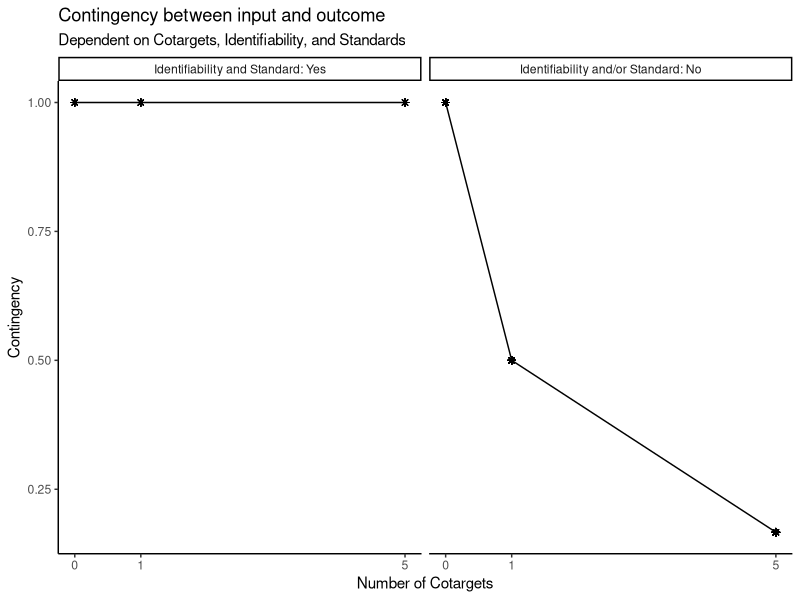
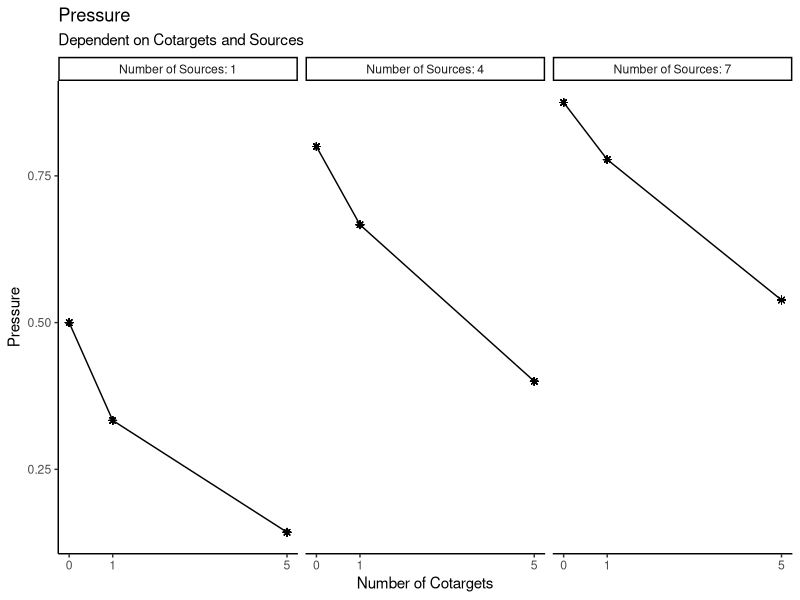
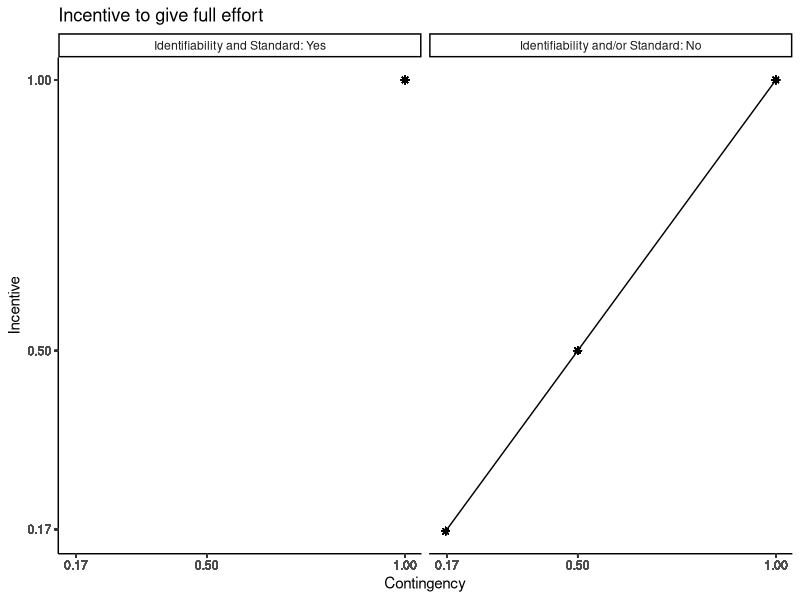
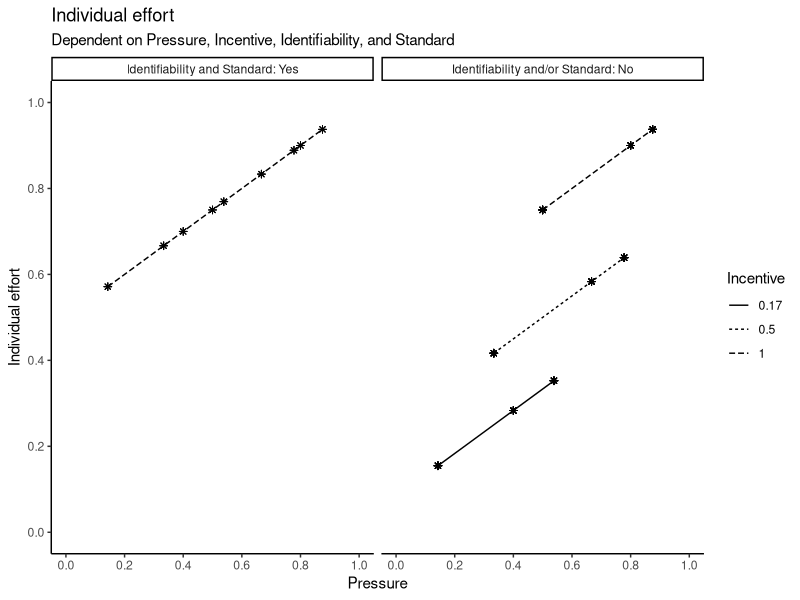
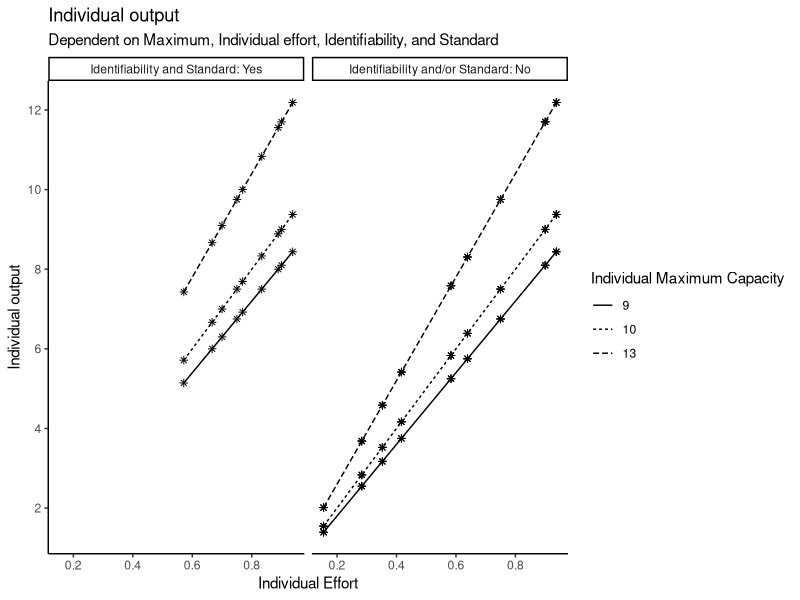
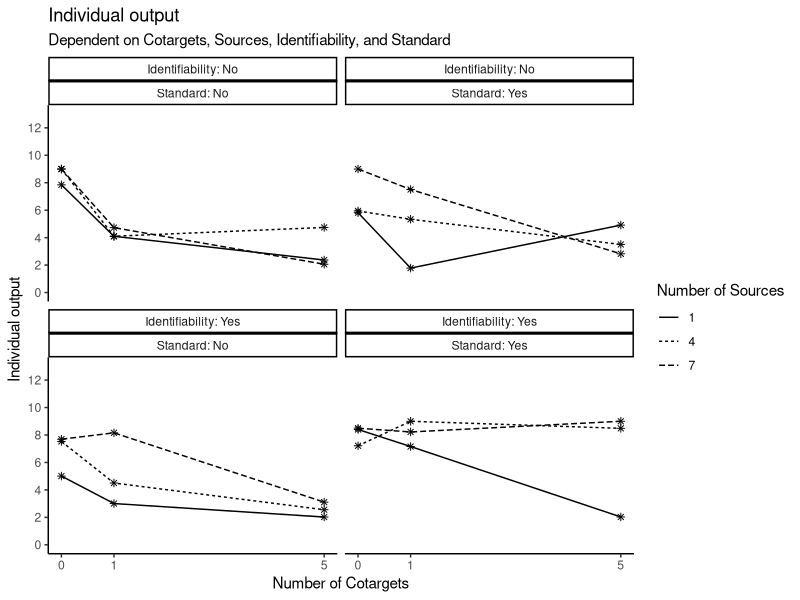
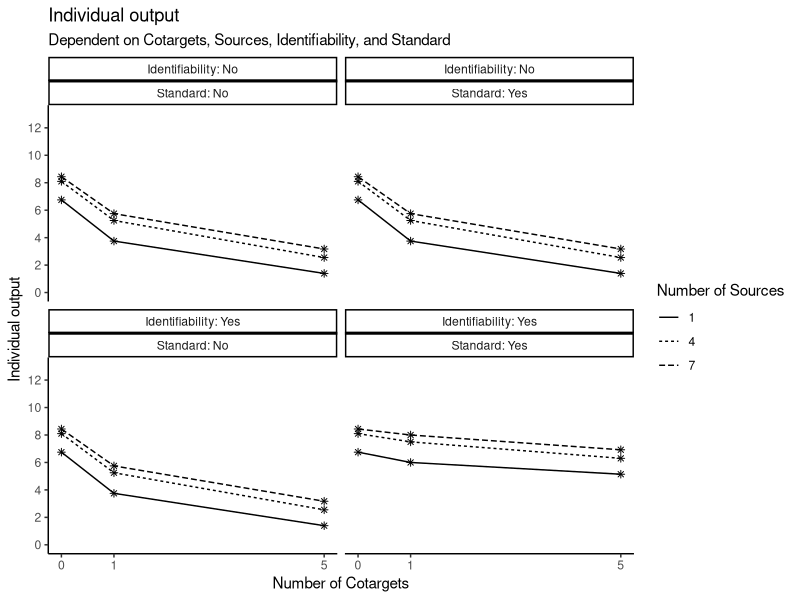
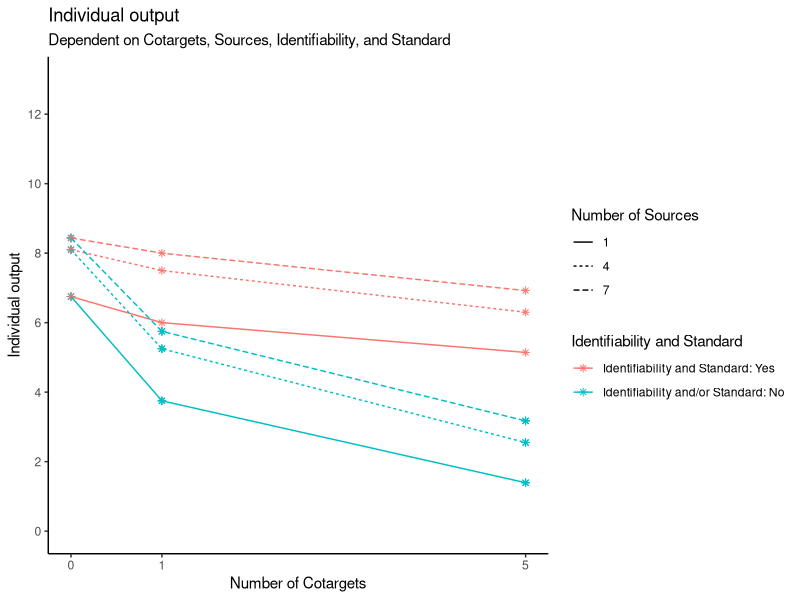

The R source for these figures, in order:
###Creating of the base functions to compute the outcome of the simulation later on

# install the necessary libraries, if not already done
install.packages("ggplot2")
install.packages("dplyr")
install.packages("multcomp")

# load the necessary libraries
library(ggplot2)
library(dplyr)
library(multcomp)


#' p1 Compute the contingency between input and outcome
#' 
#' If ID and SA are given, CON is, independent of CT, 1. 
#' If ID and/or SA are not given, CON decreases with increasing CT, 
#' whereby the nth CT has less effect than the (1-n)th one.
#' 
#' @param CT number of people who are also viewed as targets of social pressure. Ranges from 0 to infinite (discrete)
#' @param ID identifiability of individual scores/outputs. Binary with 0 (no identifiability) and 1 (identifiability)
#' @param SA standard available for comparison. Binary with 0 (no standard available) and 1 (standard available)
#' 
#' @return (CON) contingency between input and outcome. Ranges from 0 to 1 (continuous)

get_CON <- function(CT, ID, SA) {
  n <- CT + 1
  CON <- ID * SA + (1 - ID * SA) * 1/n
  return(CON)
}

# (example) check vectorized form:
CT <- c(0, 1, 5)
ID <- c(0, 1)
SA <- c(0, 1)
CON <- get_CON(CT, ID, SA)
CON

# (example) create data for CT, ID, SA, S, and MC 
plot_data <- expand.grid(
  CT = c(0, 1, 5),
  ID = c(0, 1),
  SA = c(0, 1),
  S = c(1, 4, 7),
  MC = c(9, 10, 13)
)

# (example) compute CON from the CT, ID, and SA data
plot_data$CON <- get_CON(
  CT = plot_data$CT,
  ID = plot_data$ID,
  SA = plot_data$SA
)

# (example) create an extra column for the plotting - label
plot_data$ID_SA_label <- paste("Identifiability:", plot_data$ID, "Standards:", plot_data$SA)
plot_data$ID_SA_label <- ifelse(
  plot_data$ID == 1 & plot_data$SA == 1,
  "Identifiability and Standard: Yes",
  "Identifiability and/or Standard: No")

# (example) plot a visual graph for the p1-function
ggplot(plot_data, aes(x = CT, y = CON)) +
  geom_point(shape = 8) +
  facet_wrap(~plot_data$ID_SA_label) +
  labs(title = "Contingency between input and outcome", subtitle = "Dependent on Cotargets, Identifiability, and Standards", y = "Contingency", x = "Number of Cotargets") +
  scale_x_continuous(limits = c(0, 5), breaks = c(0, 1, 5)) +
  theme_classic() +
  geom_line()


#' p2 compute the social pressure on each given target member of the group
#' 
#' P drops with increasing CT and grows with increasing S, 
#' whereby the nth CT and/or S has less effect than the (1-n)th one.
#' 
#' @param CT number of people who are also viewed as targets of social impact. Ranges from 0 to infinite (discrete)
#' @param S number of people viewed as source of social pressure. Ranges from 0 to infinite (discrete)
#' 
#' @return (P) social pressure. Ranges from 0 to 1 (continuous)

get_P <- function (CT, S) {
  P <- S/(S+CT+1)
  return(P)
}

# (example) check vectorized form:
CT <- c(0, 1, 5)
S <- c(1, 4, 7)
P <- get_P(CT, S)
P

# (example) data for CT and S 
plot_data

# (example) compute pressure from CT and S
plot_data$P <- get_P(
  CT = plot_data$CT,
  S = plot_data$S
)

# (example) create an extra column for the plotting
plot_data$S_label <- paste("Number of Sources:", plot_data$S)

# (example) plot a visual graph for the p2-function
ggplot(plot_data, aes(x = CT, y = P)) +
  geom_point(shape = 8) +
  facet_wrap(~plot_data$S_label) +
  labs(title = "Pressure", subtitle = "Dependent on Cotargets and Sources", y = "Pressure", x = "Number of Cotargets") +
  scale_x_continuous(limits = c(0, 5), breaks = c(0, 1, 5)) +
  theme_classic() +
  geom_line()


#' t1 compute the incentive to give full effort
#' 
#' INC equals CON. If ID and SA are given, CON and therefore INC are always 1. 
#' If ID and/or SA are not given, CON and INC can vary between 0 and 1.
#' 
#' @param CON number of people who are also viewed as targets of social impact. Ranges from 0 to infinite (discrete)
#' 
#' @return (INC) incentive to give full effort. Ranges from 0 to 1 (continuous)

get_INC <- function(CON) {
  INC <- CON
  return(INC)
}

# (example) check vectorized form:
INC <- get_INC(CON)
INC

# (example) data for CT and ID
plot_data

# (example) compute the incentive from CT (and ID)
plot_data$INC <- get_INC(
  CON = plot_data$CON
)

# (example) plot a visual graph for the t1-function
ggplot(plot_data, aes(x = CON, y = INC)) +
  geom_point(shape = 8) +
  facet_wrap(~plot_data$ID_SA_label) +
  labs(title = "Incentive to give full effort", y = "Incentive", x = "Contingency") +
  scale_x_continuous(limits = c(min(plot_data$CON), max(plot_data$CON)), breaks = round(plot_data$CON, digits = 2)) +
  scale_y_continuous(limits = c(min(plot_data$INC), max(plot_data$INC)), breaks = round(plot_data$INC, digits = 2)) +
  theme_classic() +
  geom_line()


#' p3 compute the individual effort 
#' 
#' IE grows with both increasing INC and increasing P. If ID and SA are given, 
#' INC is always 1, which is why IE is sort of only dependent on P. 
#' If ID and/or SA are not given, INC and P both vary.
#' 
#' @param INC incentive to give full effort. Ranges from 0 to 1 (continuous)
#' @param P social pressure. Ranges from 0 to 1 (continuous)
#' 
#' @return (IE) individual effort. Ranges from 0 to 1 (continuous)

get_IE <- function(INC, P) {
  IE <- 0.5 * INC + 0.5 * P
  return(IE)
}

# (example) check vectorized form:
IE <- get_IE(INC, P)
IE

# (example) data for INC (dependent on ID) and P
plot_data

# (example) compute the individual effort from INC and P
plot_data$IE <- get_IE(
  INC = plot_data$INC,
  P = plot_data$P
)

# (example) plot a visual graph for the p3-function
ggplot(plot_data, aes(x = P, y = IE, linetype = factor(round(plot_data$INC, digits = 2)))) +
  geom_point(shape = 8) +
  facet_wrap(~plot_data$ID_SA_label) +
  labs(title = "Individual effort", subtitle = "Dependent on Pressure, Incentive, Identifiability, and Standard", y = "Individual effort", x = "Pressure", linetype = "Incentive") +
  scale_x_continuous(limits = c(0, 1), breaks = c(0, 0.2, 0.4, 0.6, 0.8, 1)) +
  scale_y_continuous(limits = c(0, 1), breaks = c(0, 0.2, 0.4, 0.6, 0.8, 1)) +
  theme_classic() +
  geom_line()


#' Superfunction - compute the individual effort with some noise (through all the previous functions)
#' 
#' @param CT number of people who are also viewed as targets of social pressure. Ranges from 0 to infinite (discrete)
#' @param S number of people viewed as source of social pressure. Ranges from 0 to infinite (discrete)
#' @param ID identifiability of individual scores/outputs. Binary with 0 (no identifiability) and 1 (identifiability)
#' @param SA standard available for comparison. Binary with 0 (no standard available) and 1 (standard available)
#' 
#' @return (IE) individual effort. Ranges from 0 to 1 (continuous)

get_super_IE <- function(CT, S, ID, SA) {
  CON <- get_CON(CT, ID, SA) 
  P <- get_P(CT, S)
  INC <- get_INC(CON)
  IE <- get_IE(INC, P)
  IE <- IE + rnorm(length(IE), mean = 0, sd = 0.2)
  IE[IE > 1] <- 1
  IE[IE < 0] <- 0
  return(IE)
}


#' t2-function (manifest) - compute the individual outcome
#' 
#' IO grows with both increasing MC and increasing IE. If ID and SA are given, 
#' IE is always at least 0.5 because CON and therefore INC are always 1. 
#' If ID and/or SA are not given, IE can vary between 0 and 1.
#' 
#' @param MC maximum capacity to scream. Ranges from 0 to 15 (continuous)
#' @param IE individual effort Ranges from 0 to 1 (continuous)
#' 
#' @return (IO) individual outcome. Ranges from 0 to inf. (continuous)

get_IO <- function(MC, IE) {
  IO <- MC * IE   
  return (IO)
}

# (example) check vectorized form:
MC <- c(9, 10, 13)
IO <- get_IE(MC, IE)
IO

# (example) data for MC and IE
plot_data

# (example) compute the individual effort from MC and IE
plot_data$IO <- get_IO(
  MC = plot_data$MC,
  IE = plot_data$IE
)

# (example) plot a visual graph for the t2-function
ggplot(plot_data, aes(x = IE, y = IO, linetype = factor(plot_data$MC))) +
  geom_point(shape = 8) +
  facet_wrap(~plot_data$ID_SA_label) +
  labs(title = "Individual output", subtitle = "Dependent on Maximum, Individual effort, Identifiability, and Standard", y = "Individual output", x = "Individual Effort", linetype = "Individual Maximum Capacity") +
  scale_x_continuous(limits = c(min(plot_data$IE), max(plot_data$IE)), breaks = c(0, 0.2, 0.4, 0.6, 0.8, 1)) +
  scale_y_continuous(limits = c(min(plot_data$IO), max(plot_data$IO)), breaks = pretty(plot_data$IO)) +
  theme_classic() +
  geom_line()


#' Superfunction - compute the individual outcome (through all the previous functions - with some noise because the Superfunction for IE is used)
#' 
#' In theory without noise: IO drops with increasing CT and grows with increasing S, whereby the nth CT and/or S has less effect 
#' than the (1-n)th one. If ID and SA are given, CON is always 1, and therefore IO is higher via INC and IE. 
#' If ID and/or SA are not given, IO is usually lower. 
#' 
#' @param CT number of people who are also viewed as targets of social pressure. Ranges from 0 to infinite (discrete)
#' @param S number of people viewed as source of social pressure. Ranges from 0 to infinite (discrete)
#' @param ID identifiability of individual scores/outputs. Binary with 0 (no identifiability) and 1 (identifiability)
#' @param SA standard available for comparison. Binary with 0 (no standard available) and 1 (standard available)
#' @param MC maximum capacity to scream. Ranges from 0 to 15 (continuous)
#' 
#' @return (IO) individual outcome. Ranges from 0 to inf (continuous)

get_super_IO <- function(CT, S, ID, SA, MC){
  IE <- get_super_IE(CT, S, ID, SA)
  IO <- IE * MC
  return (IO)
}

# (example) set seed because of random noise
set.seed(324)

# (example) create data for CT, S, ID, SA, and MC 
df_test <- expand.grid(
  CT = c(0, 1, 5),
  S = c(1, 4, 7), 
  ID = c(0, 1),
  SA = c(0, 1),
  MC = c(9)
)

# compute the manifest outcome variable (IO)
df_test$IO <- get_super_IO(
  CT = df_test$CT,
  S = df_test$S,
  ID = df_test$ID,
  SA = df_test$SA,
  MC = df_test$MC
)

# (example) create extra columns for the plotting - label
df_test$ID_label <- paste("Identifiability:", df_test$ID)
df_test$ID_label <- ifelse(
  df_test$ID == 1,
  "Identifiability: Yes",
  "Identifiability: No")

df_test$SA_label <- paste("Standards:", df_test$SA)
df_test$SA_label <- ifelse(
  df_test$SA == 1,
  "Standard: Yes",
  "Standard: No")

# (example) plot a visual graph for the Superfunction for IO (with random noise) - 4 panels 
ggplot(df_test, aes(x = CT, y = IO, linetype = factor(df_test$S))) +
  geom_point(shape = 8) +
  facet_wrap(~df_test$ID_label + ~df_test$SA_label) +
  labs(title = "Individual output", subtitle = "Dependent on Cotargets, Sources, Identifiability, and Standard", y = "Individual output", x = "Number of Cotargets", linetype = "Number of Sources") +
  scale_x_continuous(limits = c(0, 5), breaks = c(0, 1, 5)) +
  scale_y_continuous(limits = c(0, 13), breaks = c(0, 2, 4, 6, 8, 10, 12)) +
  theme_classic() +
  geom_line()



# -----
# small insert: if you want to plot the Superfunction for IO without random noise
# Superfunction for IE without random noise
get_super_IE_without <- function(CT, S, ID, SA) {
CON <- get_CON(CT, ID, SA) 
P <- get_P(CT, S)
INC <- get_INC(CON)
IE <- get_IE(INC, P)
IE <- IE 
IE[IE > 1] <- 1
IE[IE < 0] <- 0
return(IE)
}

# Superfunction for IO without random noise
get_super_IO_without <- function(CT, S, ID, SA, MC){
  IE <- get_super_IE_without(CT, S, ID, SA)
  IO <- IE * MC
  return (IO)
}

# compute the manifest outcome variable (IO) without random noise
df_test$IO_without <- get_super_IO_without(
  CT = df_test$CT,
  S = df_test$S,
  ID = df_test$ID,
  SA = df_test$SA,
  MC = df_test$MC
)

# (example) plot a visual graph for the Superfunction for IO (without random noise) - 4 panels 
ggplot(df_test, aes(x = CT, y = IO_without, linetype = factor(df_test$S))) +
  geom_point(shape = 8) +
  facet_wrap(~df_test$ID_label + ~df_test$SA_label) +
  labs(title = "Individual output", subtitle = "Dependent on Cotargets, Sources, Identifiability, and Standard", y = "Individual output", x = "Number of Cotargets", linetype = "Number of Sources") +
  scale_x_continuous(limits = c(0, 5), breaks = c(0, 1, 5)) +
  scale_y_continuous(limits = c(0, 13), breaks = c(0, 2, 4, 6, 8, 10, 12)) +
  theme_classic() +
  geom_line()

# (example) create an extra column for the plotting - label
df_test$ID_SA_label <- paste("Identifiability:", df_test$ID, "Standards:", df_test$SA)
df_test$ID_SA_label <- ifelse(
  df_test$ID == 1 & df_test$SA == 1,
  "Identifiability and Standard: Yes",
  "Identifiability and/or Standard: No")

# (example) plot a visual graph for the Superfunction for IO (without random noise) - 2 panels 
ggplot(df_test, aes(x = CT, y = IO_without, linetype = factor(df_test$S), color = df_test$ID_SA_label)) +
  geom_point(shape = 8) +
  labs(title = "Individual output", subtitle = "Dependent on Cotargets, Sources, Identifiability, and Standard", y = "Individual output", x = "Number of Cotargets", linetype = "Number of Sources", color = "Identifiability and Standard") +
  scale_x_continuous(limits = c(0, 5), breaks = c(0, 1, 5)) +
  scale_y_continuous(limits = c(0, 13), breaks = c(0, 2, 4, 6, 8, 10, 12)) +
  theme_classic() +
  geom_line()

# -----


### Final Simulation

## Replicate the original study of Latané et al. (1979)

# Simulate virtual experiments from the model.
# ---------------------------------------------------------------------------
# We assume that the model is the true data generating model.
# As it is a deterministic model, any virtual participant
# will have on average the same individual effort based on 
# the number of Cotargets (CT) and Sources (S) of Social Pressure.
# The identifiability of the individual output (ID) and a standard for 
# comparison (SA) are not part of Latané et al. (1979) but an extension
# based on Latané et al.'s (1979) suggestion and Harkins & Jackson (1985).


# Variability comes into the experiment by:
# (a) Different trait values for the maximum noise each person can produce
# (b) Randomness from the noise we compute in the superfuncion - due to, e.g., 
#     faitque, personality, mental state etc. during the experiment

# You can run the script repeatedly to simulate new replication studies,
# and observe the variability in outcomes due to sampling variability.
# However, the simulation must then be run without set.seed.

set.seed(324)

# set sample size of participants (we assume a within-person design)
# derived  from experiment 2 - the pseudo-groups (Latané et al., 1979)
n <- 36

# experimental design: Latané et al. (1979)
# create data for CT, S, ID, and SA

df <- expand.grid(
  id = 1:n, 
  CT = c(0, 1, 5),
  S = c(2), 
  ID = c(0, 1),
  SA = c(0, 1)
)

# reduce the data set to only the two relevant conditions (ID = 0 and SA = 0; ID = 1 and SA = 1)
df <- df %>% 
  filter((ID==0 & SA ==0) | (ID==1 & SA==1))

# determine the variables for a simulation of the exogenous variables
phi <- 5
alpha <- 0.922*phi
beta <- (1-0.922)*phi

scale_factor <- 12.29 / 0.922

# interindividual variability in exogenous variable ("maximum capacity")
max_per_person <- data.frame(
  id = 1:n,
  maximum = scale_factor * rbeta(n, alpha, beta)
)

mean(max_per_person$maximum)

# merge into df
df <- merge(df, max_per_person, by = "id")

# compute the psychological outcome variable (IE)
df$IE <- get_super_IE(
  CT = df$CT,
  S = df$S,
  ID = df$ID,
  SA = df$SA
)

# compute the manifest outcome variable (IO)
df$IO <- get_super_IO(
  CT = df$CT,
  S = df$S,
  ID = df$ID,
  SA = df$SA,
  MC = df$maximum
)

# look at the simulated data 
# View(df)

#compute the means of IO for each experimental group
m0_00 <- mean(df$IO[df$CT == 0 & df$ID == 0 & df$SA == 0], na.rm = TRUE)
m1_00 <- mean(df$IO[df$CT == 1 & df$ID == 0 & df$SA == 0], na.rm = TRUE)
m5_00 <- mean(df$IO[df$CT == 5 & df$ID == 0 & df$SA == 0], na.rm = TRUE)

m0_11 <- mean(df$IO[df$CT == 0 & df$ID == 1 & df$SA == 1], na.rm = TRUE)
m1_11 <- mean(df$IO[df$CT == 1 & df$ID == 1 & df$SA == 1], na.rm = TRUE)
m5_11 <- mean(df$IO[df$CT == 5 & df$ID == 1 & df$SA == 1], na.rm = TRUE)

# create data frame for those means of each experimental group
data_final <- data.frame(
  ID = c(0, 0, 0, 1, 1, 1),
  SA = c(0, 0, 0, 1, 1, 1),
  groups = c(0, 1, 5),
  means = c(m0_00, m1_00, m5_00, m0_11, m1_11, m5_11)
)

# alternatively, you could have computed the means like this
# data_final <- df %>% 
#   group_by(ID, SA, CT) %>%
#   summarise(mean_IO = mean(IO, na.rm = TRUE))

# create extra columns for the plotting - label
data_final$ID_label <- paste("Identifiability:", data_final$ID)
data_final$ID_label <- ifelse(
  data_final$ID == 1,
  "Identifiability: Yes",
  "Identifiability: No")

data_final$SA_label <- paste("Standards:", data_final$SA)
data_final$SA_label <- ifelse(
  data_final$SA == 1,
  "Standard: Yes",
  "Standard: No")

# plot the visual graph for the mean individual outcome in the different conditions - two graphs
plot_final <- ggplot(data_final, aes(x = groups, y = means)) +
  geom_point(shape = 8) +
  facet_grid(~ID_label + ~SA_label) +
  labs(title = "Mean Individual Output", subtitle = "Dependent on experimental group (S = 2)", y = "Sound Pressure in dyn per cm^2", x = "Conditions (Number of Cotargets)") +
  scale_x_continuous(limits = c(0, 5), breaks = c(0, 1, 5)) +
  scale_y_continuous(limits = c(0, max(data_final$means)), breaks = c(0, 1, 2, 3, 4, 5, 6, 7, 8, 9, 10, 11, 12, 13, 14, 15, 16, 17, 18, 19, 20)) +
  theme_classic() +
  geom_line()
plot_final

# plot the visual graph for the mean individual outcome in the different conditions - one graph
plot_final <- ggplot(data_final, aes(x = groups, y = means, linetype = factor(ID_label), color = factor(SA_label))) +
  geom_point(shape = 8) +
  labs(title = "Mean Individual Output", subtitle = "Dependent on experimental group (S = 2)", y = "Sound Pressure in dyn per cm^2", x = "Conditions (Number of Cotargets)", color = "Standard", linetype = "Identifiability") +
  scale_x_continuous(limits = c(0, 5), breaks = c(0, 1, 5)) +
  scale_y_continuous(limits = c(0, max(data_final$means)), breaks = c(0, 1, 2, 3, 4, 5, 6, 7, 8, 9, 10, 11, 12, 13, 14, 15, 16, 17, 18, 19, 20)) +
  theme_classic() +
  geom_line()
plot_final


# create extra columns for the plotting - label
df$ID_label <- paste("Identifiability:", df$ID)
df$ID_label <- ifelse(
  df$ID == 1,
  "Identifiability: Yes",
  "Identifiability: No")

df$SA_label <- paste("Standards:", df$SA)
df$SA_label <- ifelse(
  df$SA == 1,
  "Standard: Yes",
  "Standard: No")

# Boxplots to visualise simulated raw data
ggplot(df, aes(x = factor(CT), y = IO)) +
  geom_boxplot(outlier.shape = 16, outlier.size = 1.5) +
  facet_grid(~ID_label + ~SA_label) +
  labs(title = "Simulated Raw Data", y = "Sound Pressure in dyn per cm^2", x = "Number of Cotargets") +
  scale_y_continuous(limits = c(0, max(df$IO)), breaks = c(0, 1, 2, 3, 4, 5, 6, 7, 8, 9, 10, 11, 12, 13, 14, 15, 16, 17, 18, 19, 20)) +
  theme_classic()


# split data set for ANOVA
df_noID_noSA <- df %>% filter (ID==0 & SA==0)
df_ID_SA <- df %>% filter (ID==1 & SA==1)



# Variance analysis for Latané et al.'s (1979) experiment (ID = 0, SA = 0)
df_noID_noSA$CT_factor <- factor(df_noID_noSA$CT,
                       levels = c(0,1,5),
                       labels = c("CT0","CT1","CT5"))

# save aov-object
fit_aov1 <- aov(IO ~ CT_factor, data = df_noID_noSA)

# confidence intervals
# define null hypotheses
hyp1c <- "CT1 - CT5 == 0"
hyp2c <- "CT0 - CT1 == 0"

# summarise these hypotheses in a character-vector and save it
hypsc <- c(hyp1c, hyp2c)

# create contrast-object and save it
kontraste1c <- mcp(CT_factor = hypsc)

# create glht-object and save it
fit1c <- glht(fit_aov1, linfct = kontraste1c)

# 95% confidence intervals
confint(fit1c, level = 0.95, calpha = univariate_calpha())

# hypothesis testing
# define null hypotheses
hyp1 <- "CT1 - CT5 <= 0"
hyp2 <- "CT0 - CT1 <= 0"

# summarise these hypotheses in a character-vector and save it
hyps <- c(hyp1, hyp2)

# create contrast-object and save it
kontraste1 <- mcp(CT_factor = hyps)

# create glht-object and save it
fit1 <- glht(fit_aov1, linfct = kontraste1)

# test results and save it
result1 <- summary(fit1, test = univariate())
result1

# extract p-values and save and name them
p_values1 <- result1$test$pvalues
p_CT1_CT5_1 <- p_values1["CT1 - CT5"]
p_CT0_CT1_1 <- p_values1["CT0 - CT1"]



# Variance analysis for extension of Latané et al.'s (1979) experiment (ID = 1, SA = 1)
df_ID_SA$CT_factor <- factor(df_ID_SA$CT,
                                 levels = c(0,1,5),
                                 labels = c("CT0","CT1","CT5"))

# save aov-object
fit_aov2 <- aov(IO ~ CT_factor, data = df_ID_SA)

# confidence intervals
# define null hypotheses
hyp1c <- "CT1 - CT5 == 0"
hyp2c <- "CT0 - CT1 == 0"

# summarise these hypotheses in a character-vector and save it
hypsc <- c(hyp1c, hyp2c)

# create contrast-object and save it
kontraste2c <- mcp(CT_factor = hypsc)

# create glht-object and save it
fit2c <- glht(fit_aov2, linfct = kontraste2c)

# 95% confidence intervals
confint(fit2c, level = 0.95, calpha = univariate_calpha())

# hypothesis testing
# define null hypotheses
hyp1 <- "CT1 - CT5 <= 0"
hyp2 <- "CT0 - CT1 <= 0"

# summarise these hypotheses in a character-vector and save it
hyps <- c(hyp1, hyp2)

# create contrast-object and save it
kontraste2 <- mcp(CT_factor = hyps)

# create glht-object and save it
fit2 <- glht(fit_aov2, linfct = kontraste2)

# test results and save it
result2 <- summary(fit2, test = univariate())
result2

# extract p-values and save and name them
p_values2 <- result2$test$pvalues
p_CT1_CT5_2 <- p_values2["CT1 - CT5"]
p_CT0_CT1_2 <- p_values2["CT0 - CT1"]


# create a data frame for p-values regarding the two variance analyses
pvalues_df <- data.frame(
  experiment = c("Latané_original", "Latané_original",
                 "Extension", "Extension"),
  contrast = c("CT1-CT5", "CT0-CT1",
               "CT1-CT5", "CT0-CT1"),
  p_value = c(p_CT1_CT5_1, p_CT0_CT1_1,
              p_CT1_CT5_2, p_CT0_CT1_2)
)

# correct the p-values with the help of the Bonferroni-method and save them in the data frame
pvalues_df$p_korrigiert <- pvalues_df$p_value*2

# instead of multiplying the p-values, you can also divide the significance level, which is why 0.0025 (0.005/2) was used here
# test decisions
decision1 <- if (p_CT0_CT1_1 < 0.0025 & p_CT1_CT5_1 < 0.0025) {
  Entscheidung = "H1: The phenomenon of social loafing can be found in the condition without identifiability and a standard in this study"
} else {
  Entscheidung = "H0: The phenomenon of social loafing can not be found in the condition without identifiability and a standard in this study"
}
decision1

decision2 <- if (p_CT0_CT1_2 < 0.0025 & p_CT1_CT5_2 < 0.0025) {
  Entscheidung = "H1: The phenomenon of social loafing can be found in the condition with identifiability and a standard in this study"
} else {
  Entscheidung = "H0: The phenomenon of social loafing can not be found in the condition with identifiability and a standard in this study"
}
decision2


# compute effect size for the first experiment (ID = 0, SA = 0)
anova_table1 <- summary(fit_aov1)[[1]]
SS_between1 <- anova_table1["CT_factor", "Sum Sq"]
SS_total1 <- sum(anova_table1[, "Sum Sq"])
eta2_1 <- SS_between1/SS_total1
eta2_1

# compute effect size for the second experiment (ID = 1, SA = 1)
anova_table2 <- summary(fit_aov2)[[1]]
SS_between2 <- anova_table2["CT_factor", "Sum Sq"]
SS_total2 <- sum(anova_table2[, "Sum Sq"])
eta2_2 <- SS_between2/SS_total2
eta2_2
